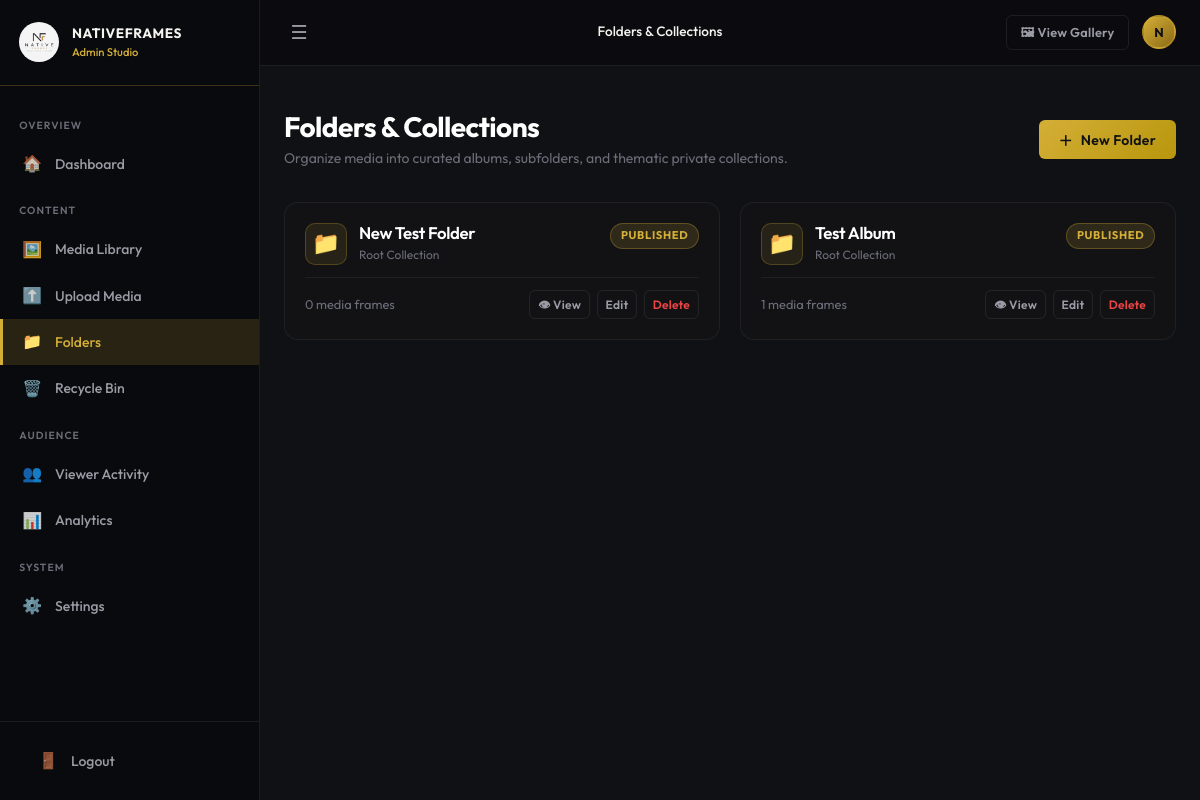
Screenshot of /admin/folders (signed in) with the database file from the repository.
### app/models.py (models this page shows, shortened)
class BaseModel(db.Model):
    __abstract__ = True

class Admin(BaseModel):
    __tablename__ = 'admins'
    id            = db.Column(db.Integer, primary_key=True)
    username      = db.Column(db.String(120), unique=True, nullable=False, index=True)
    password_hash = db.Column(db.String(256), nullable=False)
    display_name  = db.Column(db.String(150), nullable=True)
    created_at    = db.Column(db.DateTime, nullable=False, default=utcnow)
    last_login_at = db.Column(db.DateTime, nullable=True)
    audit_logs = db.relationship('AdminAuditLog', back_populates='admin', lazy='dynamic')

class Folder(BaseModel):
    __tablename__ = 'folders'
    id                = db.Column(db.Integer, primary_key=True)
    name              = db.Column(db.String(200), nullable=False)
    description       = db.Column(db.Text, nullable=True)
    parent_id         = db.Column(db.Integer, db.ForeignKey('folders.id', ondelete='SET NULL'), nullable=True, index=True)
    visibility_status = db.Column(db.String(20), nullable=False, default='published')  # published | hidden
    sort_order        = db.Column(db.Integer, nullable=False, default=0)
    cover_image       = db.Column(db.String(500), nullable=True)
    created_at        = db.Column(db.DateTime, nullable=False, default=utcnow)
    updated_at        = db.Column(db.DateTime, nullable=False, default=utcnow, onupdate=utcnow)
    parent   = db.relationship('Folder', remote_side=[id], backref=db.backref('children', lazy='dynamic'))
    media    = db.relationship('Media', back_populates='folder', lazy='dynamic',
                               primaryjoin="and_(Media.folder_id==Folder.id, Media.deleted_at==None)")
    events   = db.relationship('MediaEvent', back_populates='folder', lazy='dynamic')

### app/admin/routes.py (the view)
@admin_bp.route('/folders')
@admin_required
def folders():
    all_folders = (Folder.query.order_by(Folder.sort_order, Folder.name).all())
    return render_template('admin/folders.html', folders=all_folders)

### app/utils.py (called while the page is built)
def admin_required(f):
    @wraps(f)
    def decorated(*args, **kwargs):
        if not session.get('admin_logged') or not session.get('admin_id'):
            return redirect(url_for('auth.admin_login', next=request.url))
        admin = Admin.query.get(session['admin_id'])
        if not admin:
            session.clear()
            return redirect(url_for('auth.admin_login'))
        g.admin = admin
        return f(*args, **kwargs)
    return decorated

### app/templates/admin/folders.html (shortened to what this page needs)
{% extends "base_admin.html" %}
{% block breadcrumb %}Folders & Collections{% endblock %}
{% block content %}
<div style="display:flex; flex-direction:column; gap:2rem;">
  <div style="display:flex; justify-content:space-between; align-items:center; flex-wrap:wrap; gap:1rem;">
    <div>
      <h1 style="font-size:1.75rem; font-weight:700; color:#fff; margin:0 0 0.25rem;">
        Folders & Collections
      </h1>
      <p style="color:var(--nf-text-dim); font-size:0.875rem; margin:0;">
        Organize media into curated albums, subfolders, and thematic private collections.
      </p>
    </div>
    <button class="btn btn-primary" onclick="openCreateModal()" style="display:flex; align-items:center; gap:0.5rem;">
      <span>＋</span> New Folder
    </button>
  </div>
  {% if folders %}
  <div style="display:grid; grid-template-columns:repeat(auto-fill, minmax(320px, 1fr)); gap:1.25rem;">
    {% for f in folders %}
    <div class="card" style="padding:1.25rem; background:#121215; border:1px solid rgba(255,255,255,0.06); border-radius:14px; display:flex; flex-direction:column; justify-content:space-between; transition:border-color 0.2s;">
      <div>
        <div style="display:flex; justify-content:space-between; align-items:flex-start; margin-bottom:0.75rem;">
          <div style="display:flex; align-items:center; gap:0.75rem;">
            <div style="width:42px; height:42px; border-radius:10px; background:rgba(212,175,55,0.1); border:1px solid rgba(212,175,55,0.25); display:flex; align-items:center; justify-content:center; font-size:1.4rem;">
              📁
            </div>
            <div>
              <h3 style="font-size:1.05rem; font-weight:600; color:#fff; margin:0 0 0.15rem;">{{ f.name }}</h3>
              {% if f.parent %}
              <div style="font-size:0.75rem; color:var(--nf-gold);">Subfolder of: {{ f.parent.name }}</div>
              {% else %}
              <div style="font-size:0.75rem; color:var(--nf-text-dim);">Root Collection</div>
              {% endif %}
            </div>
          </div>
          <span class="badge {% if f.visibility_status == 'published' %}badge-gold{% else %}badge-ghost{% endif %}" style="font-size:0.7rem;">
            {{ f.visibility_status }}
          </span>
        </div>
      </div>
      <div style="border-top:1px solid rgba(255,255,255,0.06); padding-top:0.75rem; display:flex; justify-content:space-between; align-items:center;">
        <span style="font-size:0.8rem; color:var(--nf-text-dim);">
          {{ f.media.filter_by(deleted_at=None).count() }} media frames
        </span>
        <div style="display:flex; gap:0.4rem;">
          <a href="{{ url_for('gallery.folder_view', folder_id=f.id) }}" target="_blank" class="btn btn-ghost btn-sm" style="padding:0.25rem 0.5rem; font-size:0.75rem;" title="View in Gallery">
            👁 View
          </a>
          <button class="btn btn-ghost btn-sm" style="padding:0.25rem 0.5rem; font-size:0.75rem;" onclick='openEditModal({{ f.id }}, {{ f.name|tojson }}, {{ (f.description or "")|tojson }}, {{ f.parent_id or "null" }}, {{ f.visibility_status|tojson }})'>
            Edit
          </button>
          <button class="btn btn-ghost btn-sm" style="padding:0.25rem 0.5rem; font-size:0.75rem; color:#ef4444;" onclick='openDeleteModal({{ f.id }}, {{ f.name|tojson }})'>
            Delete
          </button>
        </div>
      </div>
    </div>
    {% endfor %}
  </div>
  {% endif %}
</div>
{% endblock %}

### app/templates/base_admin.html (shortened to what this page needs)
<!DOCTYPE html>
<html lang="en">
<head>
  <link rel="stylesheet" href="{{ url_for('static', filename='css/main.css') }}" />
</head>
<body>
<div class="admin-wrapper">
  <aside class="nf-sidebar" id="nf-sidebar" role="navigation" aria-label="Admin navigation">
    <div class="sidebar-brand">
      <img src="{{ url_for('static', filename='images/nativeframes-logo.jpg') }}" alt="NativeFrames" />
      <div class="sidebar-brand-text">
        <div class="sidebar-brand-name">NativeFrames</div>
        <div class="sidebar-brand-sub">Admin Studio</div>
      </div>
    </div>
    <nav class="sidebar-nav">
      <div class="nav-section-label">Overview</div>
      <a href="{{ url_for('admin.dashboard') }}"
         class="nav-item {% if request.endpoint == 'admin.dashboard' %}active{% endif %}">
        <span class="icon">🏠</span> Dashboard
      </a>
      <div class="nav-section-label">Content</div>
      <a href="{{ url_for('admin.media_library') }}"
         class="nav-item {% if request.endpoint in ('admin.media_library','admin.edit_media') %}active{% endif %}">
        <span class="icon">🖼️</span> Media Library
      </a>
      <a href="{{ url_for('admin.upload_media') }}"
         class="nav-item {% if request.endpoint == 'admin.upload_media' %}active{% endif %}">
        <span class="icon">⬆️</span> Upload Media
      </a>
      <a href="{{ url_for('admin.folders') }}"
         class="nav-item {% if request.endpoint in ('admin.folders','admin.create_folder','admin.edit_folder') %}active{% endif %}">
        <span class="icon">📁</span> Folders
      </a>
      <a href="{{ url_for('admin.trash') }}"
         class="nav-item {% if request.endpoint == 'admin.trash' %}active{% endif %}">
        <span class="icon">🗑️</span> Recycle Bin
      </a>
      <div class="nav-section-label">Audience</div>
      <a href="{{ url_for('admin.viewers') }}"
         class="nav-item {% if request.endpoint in ('admin.viewers','admin.viewer_events') %}active{% endif %}">
        <span class="icon">👥</span> Viewer Activity
      </a>
      <a href="{{ url_for('admin.analytics') }}"
         class="nav-item {% if request.endpoint == 'admin.analytics' %}active{% endif %}">
        <span class="icon">📊</span> Analytics
      </a>
      <div class="nav-section-label">System</div>
      <a href="{{ url_for('admin.settings') }}"
         class="nav-item {% if request.endpoint == 'admin.settings' %}active{% endif %}">
        <span class="icon">⚙️</span> Settings
      </a>
    </nav>
    <div class="sidebar-footer">
      <a href="{{ url_for('auth.admin_logout') }}" class="nav-item hover-gold">
        <span class="icon">🚪</span> Logout
      </a>
    </div>
  </aside>
  <main class="admin-main" id="admin-main">
    <header class="admin-topbar">
      <button class="sidebar-toggle" id="sidebar-toggle" aria-label="Toggle sidebar">
        ☰
      </button>
      <div class="topbar-breadcrumb">
        <span>{% block breadcrumb %}Dashboard{% endblock %}</span>
      </div>
      <div class="topbar-actions">
        <a href="{{ url_for('gallery.index') }}" class="btn btn-ghost btn-sm" target="_blank" title="View Gallery">
          🖼 View Gallery
        </a>
        <div class="admin-avatar" title="{{ g.admin.username if g.admin else 'Admin' }}">
          {{ (g.admin.username[0]|upper) if g.admin else 'A' }}
        </div>
      </div>
    </header>
    <div style="padding: .75rem 1.5rem 0;">
    </div>
    <div class="admin-content">
      {% block content %}{% endblock %}
    </div>
  </main>
</div>
</body>
</html>

### rows the page displays
Admin: username "N"
Folder: name "New Test Folder", visibility_status "PUBLISHED", media.filter_by "0"
Folder: name "Test Album", visibility_status "PUBLISHED", media.filter_by "1"
